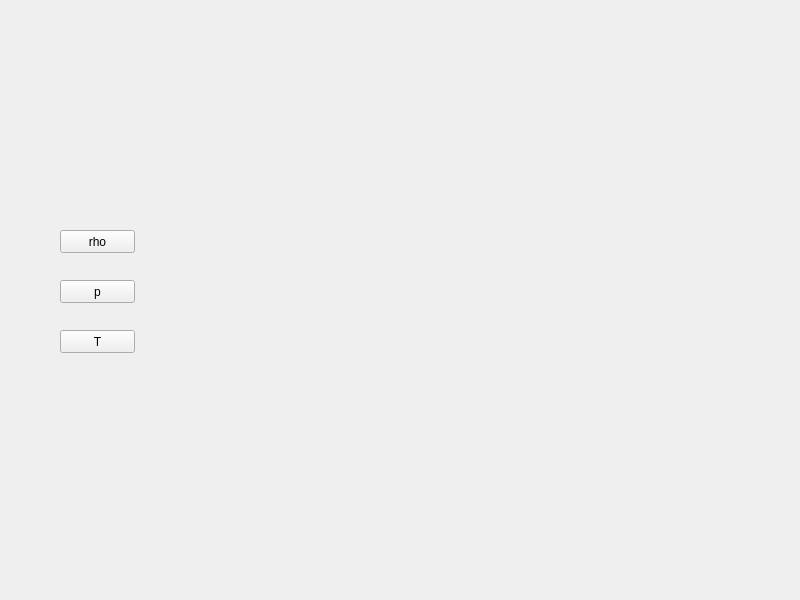
<?xml version="1.0" encoding="UTF-8"?>
<ui version="4.0">
 <class>Widget</class>
 <widget class="QWidget" name="Widget">
  <property name="geometry">
   <rect>
    <x>0</x>
    <y>0</y>
    <width>800</width>
    <height>600</height>
   </rect>
  </property>
  <property name="windowTitle">
   <string>Widget</string>
  </property>
  <widget class="QVTKOpenGLNativeWidget" name="qvtkWidget" native="true">
   <property name="geometry">
    <rect>
     <x>360</x>
     <y>190</y>
     <width>381</width>
     <height>231</height>
    </rect>
   </property>
  </widget>
  <widget class="QPushButton" name="rhoButton">
   <property name="geometry">
    <rect>
     <x>60</x>
     <y>230</y>
     <width>75</width>
     <height>23</height>
    </rect>
   </property>
   <property name="text">
    <string>rho</string>
   </property>
  </widget>
  <widget class="QPushButton" name="pButton">
   <property name="geometry">
    <rect>
     <x>60</x>
     <y>280</y>
     <width>75</width>
     <height>23</height>
    </rect>
   </property>
   <property name="text">
    <string>p</string>
   </property>
  </widget>
  <widget class="QPushButton" name="TButton">
   <property name="geometry">
    <rect>
     <x>60</x>
     <y>330</y>
     <width>75</width>
     <height>23</height>
    </rect>
   </property>
   <property name="text">
    <string>T</string>
   </property>
  </widget>
 </widget>
 <customwidgets>
  <customwidget>
   <class>QVTKOpenGLNativeWidget</class>
   <extends>QWidget</extends>
   <header>QVTKOpenGLNativeWidget.h</header>
   <container>1</container>
  </customwidget>
 </customwidgets>
 <resources/>
 <connections/>
</ui>
